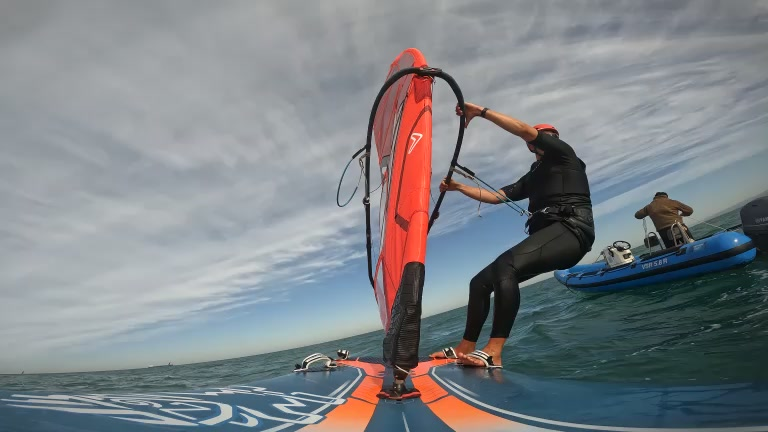
#> input picture turnProcessing/GL030095_frame1.jpg, 768 x 432 px
$ python -i horizonExtract.py   (imports and definitions only)
#> lines starting #> are read from the running program, lines starting #| are printed output that depends on the picture; after the words box and inside, x2 and y2 are one past the last pixel; in counts of white or black regions, pixels touching at a corner belong together
import cv2
import numpy as np
import subprocess
import sys
from datetime import datetime
import json
import ffmpeg
import matplotlib.pyplot as plt
import pandas as pd
from shapely.geometry import Point, Polygon
from itertools import combinations
from scipy.stats import gaussian_kde

# [358 lines left out: functions perpendicular_distance_lines_to_point, find_indices_within_mode_threshold, hough_line_transform, detect_horizon_line, highestDarkPixelWithFillCheck, not called in this run]

def detect_horizon_line_hough(image_grayscaled,threshold=150):
    plot = False
    v = False

    msg = ('`image_grayscaled` should be a grayscale, 2-dimensional image '
        'of shape (height, width).')

    assert image_grayscaled.ndim == 2, msg


    for x in [
        (10,10),
    ]:
        if plot and v:
            plt.imshow(image_grayscaled)
            plt.show()

        if False:
            image_grayscaled = cv2.GaussianBlur(image_grayscaled, (21,21), 5)
            #image_blurred = cv2.blur(image_grayscaled, (15,15))

        _, image_thresholded = cv2.threshold(
            image_grayscaled, thresh=0, maxval=1,
            type=cv2.THRESH_BINARY+cv2.THRESH_OTSU
            )

        _, image_thresholded2 = cv2.threshold(
            image_grayscaled, thresh=threshold, maxval=255,
            type=cv2.THRESH_BINARY_INV
            )

        image_thresholded = image_thresholded - 1

        if plot:
            plt.imshow(image_thresholded2)
            plt.show()

        mask =False
        if mask:
            triangle_points = np.array([
                [0,image_thresholded.shape[0]],
                [270, 351],
                [470, 346],
                [image_thresholded.shape[1],382],
                [image_thresholded.shape[1],image_thresholded.shape[0]]])

            # Fill the triangle on the mask
            masked_image = cv2.fillPoly(image_thresholded, [triangle_points], 255)


        image_closed = cv2.morphologyEx(image_thresholded, cv2.MORPH_CLOSE,
                                kernel=np.ones(x, np.uint8))


        # Define the triangle's vertices

        horizonEdge = dy_of_1_above_thresh_hough(image_closed,20)

        horizonEdgeDialated = cv2.dilate(horizonEdge,(10,10))

        lines = cv2.HoughLines(horizonEdgeDialated,1, np.pi/180,100)

        if plot:
            plt.imshow(masked_image)
            plt.show()

            plt.imshow(horizonEdgeDialated)
            xvec = np.array(range(image_closed.shape[1]))
            if np.any(lines):
                for x in lines:
                    plt.plot(xvec,houghLineFunction(-xvec,x[0,0],np.pi/2-x[0,1]))
            plt.show()


        if np.any(lines):
            avgLine = np.mean(lines,axis=0)
            medianRho = np.median(lines,axis=0)
            if plot:
                plt.imshow(horizonEdgeDialated)
                plt.plot(xvec,houghLineFunction(-xvec,medianRho[0,0],np.pi/2-avgLine[0,1]))
                plt.show()
            return avgLine, True
        return np.array([[np.nan, np.nan]]), False

# [22 lines left out: function dy_of_1_above_thresh, not called in this run]

def dy_of_1_above_thresh_hough(img,thresh):
    dy = np.diff(img,axis=0,append=0)
    result = img.copy()
    result.fill(0)
    for col in range(dy.shape[1]):
        dy_pos = np.ravel(np.where(dy[:,col] > 0))
        if len(dy_pos)==0:
            continue
        dy_pos_under_thresh_ind = np.ravel(np.where(dy_pos < img.shape[0]-thresh))
        if len(dy_pos_under_thresh_ind)==0:
            continue
        result[dy_pos[dy_pos_under_thresh_ind[-1]],col] = 255
    return result

# [192 lines left out: functions draw_hough_line_edge, draw_horizon_lines_split_frames_split, draw_one_line_per_frame, not called in this run]

def hhmmss_to_seconds(hhmmss):
    t = datetime.strptime(hhmmss, "%H:%M:%S")
    return t.hour * 3600 + t.minute * 60 + t.second

# Example Usage
input_video = './PumpDetector/GL010095.LRV'
output_video = 'outpuffff.mp4'
output_csv = "horizoffff.csv"

data = []


houghLineFunction = np.vectorize(lambda x, rho, theta: (rho - x * np.cos(theta)) / np.sin(theta))
inverseHoughLineFunction = np.vectorize(lambda y, rho, theta: (y * np.cos(theta) - rho) / np.sin(theta))
starting_second = 0
frame_count = "00:35:14"

# [1 line not run here, left out]

df = pd.DataFrame(data)

# [1 line not run here, left out]


# todo - add weights to the average of rho, lower = highter weight
# if fail, try with lower threshold

>>> import cv2
>>> picture = cv2.imread('turnProcessing/GL030095_frame1.jpg', cv2.IMREAD_GRAYSCALE)
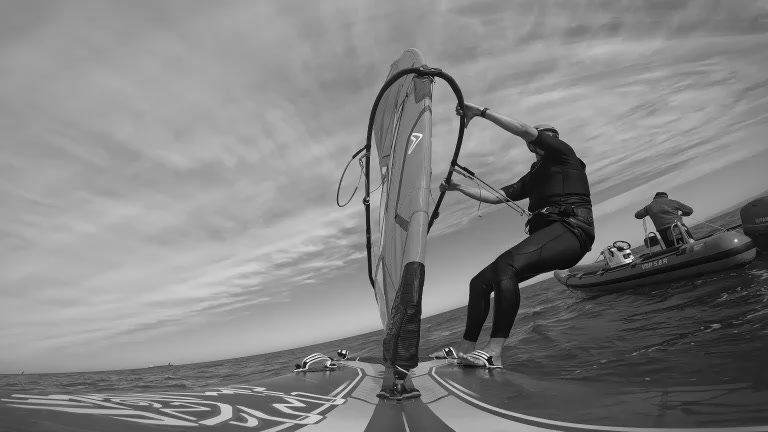
#> picture: shape (432, 768); min 1, max 255, mean 130.4
>>> result = detect_horizon_line_hough(picture)
#> the loop in detect_horizon_line_hough, `for x in [ (10,10), ]:` made 1 pass
#> (avgLine, medianRho) on pass 1: ([[381.9, 1.47]], [[380, 1.47]])
#> pass 1, in detect_horizon_line_hough, `_, image_thresholded = cv2.threshold( image_grayscaled, thresh=0, maxv..`:
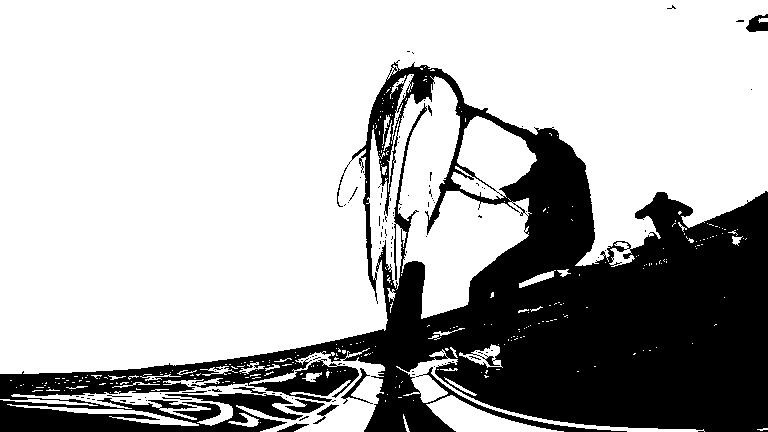
#> image_thresholded: shape (432, 768); values 0 (black) and 1 (white), 70.5% white; 115 black regions (103 under 20 px), largest, box (x1, y1, x2, y2) and area: (0, 60, 768, 432) 96286, (746, 14, 768, 32) 260, (285, 399, 325, 413) 255
#> pass 1, in detect_horizon_line_hough, `_, image_thresholded2 = cv2.threshold( image_grayscaled, thresh=thresh..`:
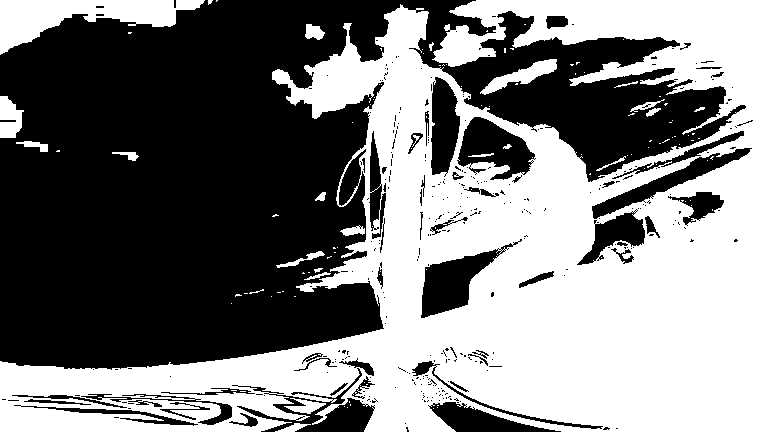
#> image_thresholded2: shape (432, 768); 49% white; 118 white regions (94 under 20 px), largest, box (x1, y1, x2, y2) and area: (0, 0, 768, 432) 153760, (0, 0, 205, 55) 5048, (480, 59, 557, 95) 923
#> pass 1, in detect_horizon_line_hough, `image_closed = cv2.morphologyEx(image_thresholded, cv2.MORPH_CLOSE, ke..`:
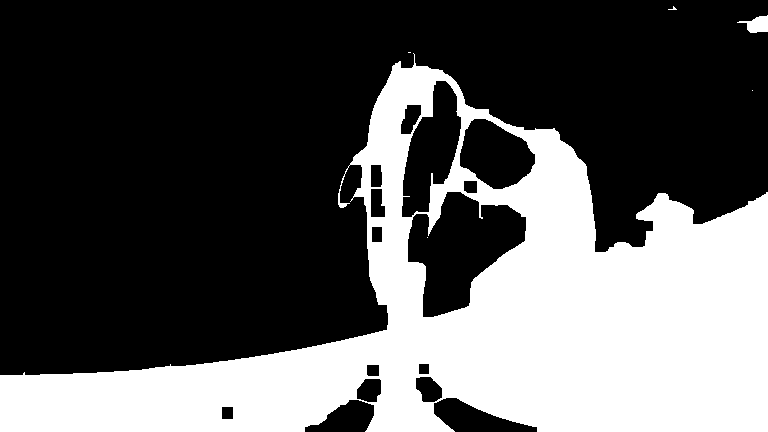
#> image_closed: shape (432, 768); 34.3% white; 6 white regions (4 under 20 px), largest, box (x1, y1, x2, y2) and area: (0, 53, 768, 432) 113465, (737, 15, 768, 33) 319
#> after the loop in detect_horizon_line_hough, `for x in [`:
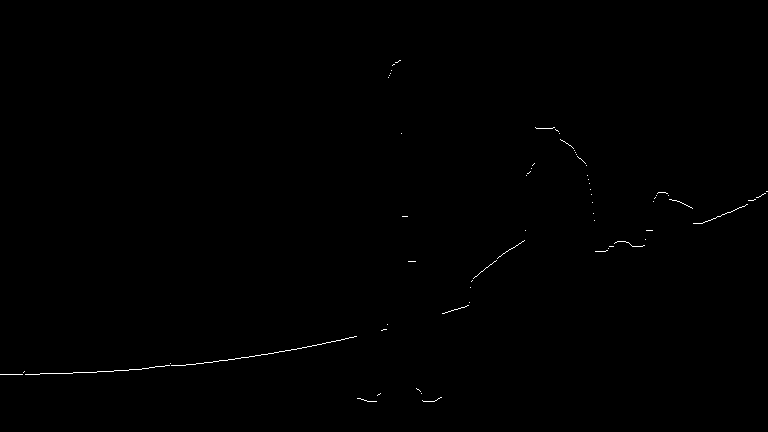
#> horizonEdge: shape (432, 768); 0.23% white in thin lines or dots, all inside (x1, y1, x2, y2) = (0, 60, 768, 402)
#> after the loop in detect_horizon_line_hough, `for x in [`:
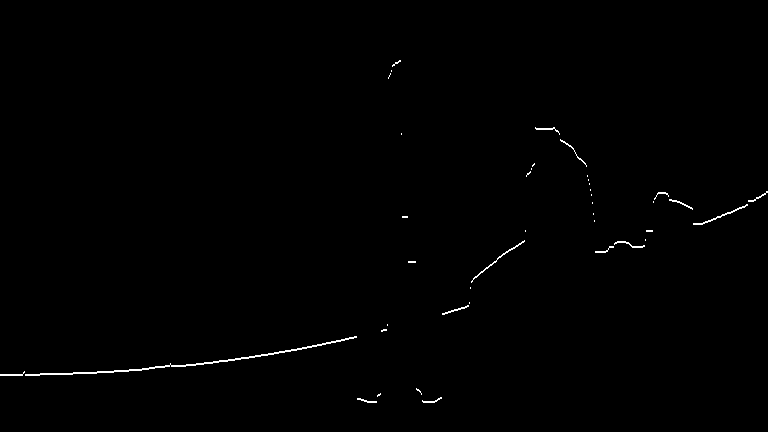
#> horizonEdgeDialated: shape (432, 768); 0.46% white in thin lines or dots, all inside (x1, y1, x2, y2) = (0, 60, 768, 403)
#> result = ([[381.9, 1.47]], True)

$ run again, on turnProcessing/GL030095_frame_01.png
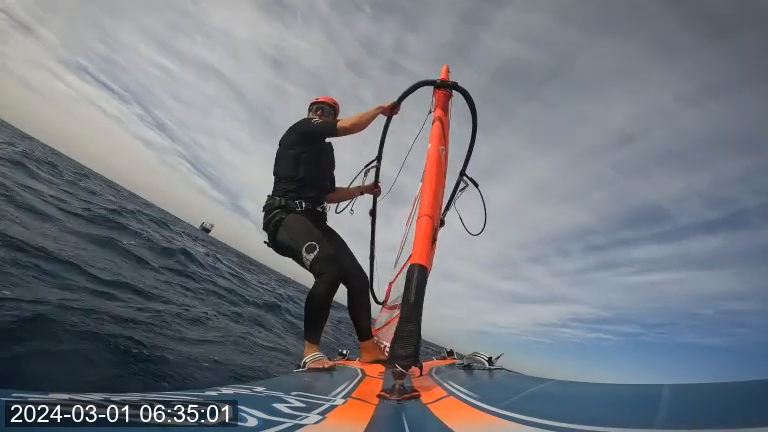
#> input picture turnProcessing/GL030095_frame_01.png, 768 x 432 px
#> the loop in detect_horizon_line_hough, `for x in [ (10,10), ]:` made 1 pass
#> (avgLine, medianRho) on pass 1: ([[247.8, 1.82]], [[241, 1.82]])
#> pass 1, in detect_horizon_line_hough, `_, image_thresholded = cv2.threshold( image_grayscaled, thresh=0, maxv..`:
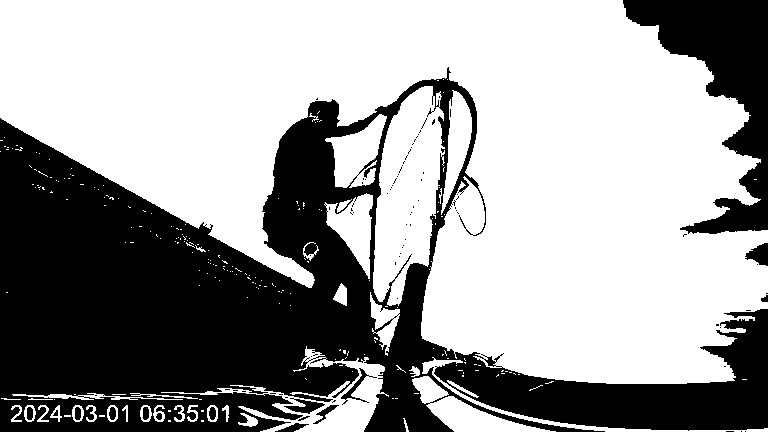
#> image_thresholded: shape (432, 768); values 0 (black) and 1 (white), 61.6% white; 90 black regions (74 under 20 px), largest, box (x1, y1, x2, y2) and area: (0, 67, 768, 432) 112104, (623, 0, 768, 234) 13675, (745, 243, 768, 266) 329
#> after the loop in detect_horizon_line_hough, `for x in [`:
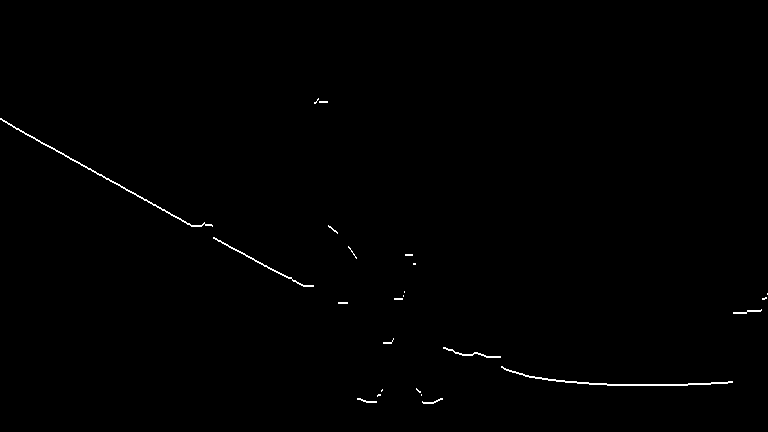
#> horizonEdgeDialated: shape (432, 768); 0.46% white in thin lines or dots, all inside (x1, y1, x2, y2) = (0, 98, 768, 404)
#> result = ([[247.8, 1.82]], True)

$ run again, on turnProcessing/GL030095_frame_02.png
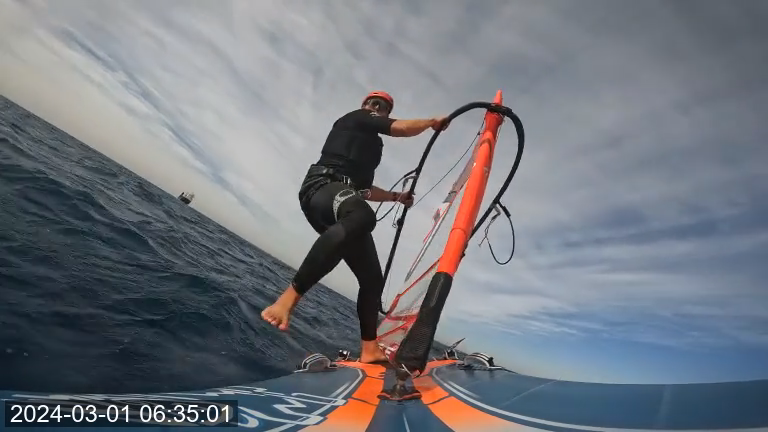
#> input picture turnProcessing/GL030095_frame_02.png, 768 x 432 px
#> the loop in detect_horizon_line_hough, `for x in [ (10,10), ]:` made 1 pass
#> (avgLine, medianRho) on pass 1: ([[251.7, 1.8]], [[362, 1.61]])
#> pass 1, in detect_horizon_line_hough, `_, image_thresholded = cv2.threshold( image_grayscaled, thresh=0, maxv..`:
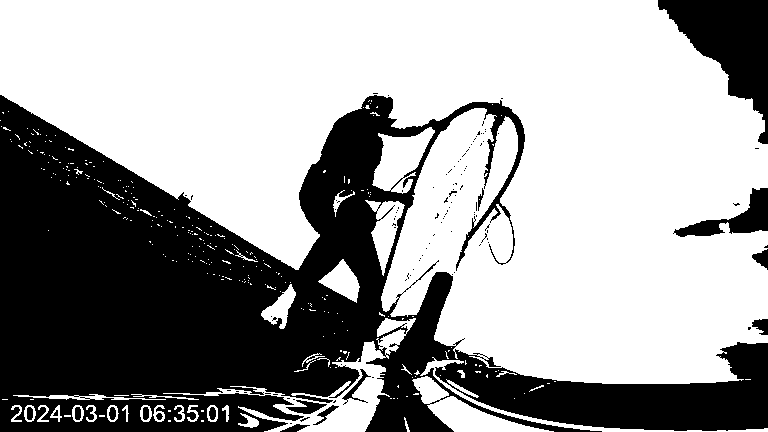
#> image_thresholded: shape (432, 768); values 0 (black) and 1 (white), 62.1% white; 116 black regions (99 under 20 px), largest, box (x1, y1, x2, y2) and area: (0, 95, 768, 432) 115072, (658, 0, 768, 144) 7215, (673, 188, 768, 237) 1718
#> after the loop in detect_horizon_line_hough, `for x in [`:
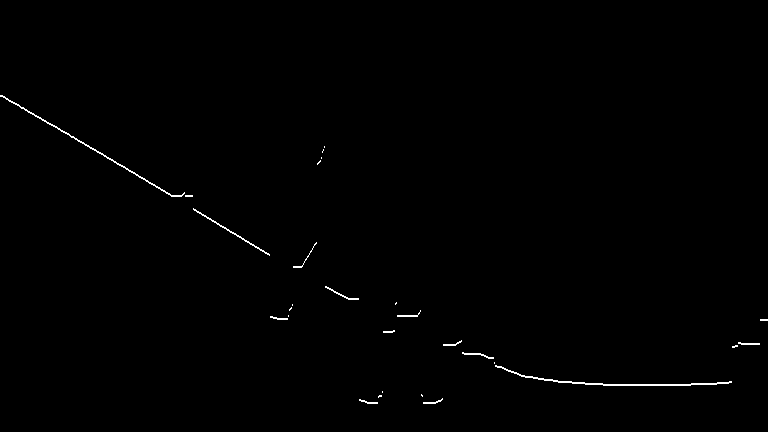
#> horizonEdgeDialated: shape (432, 768); 0.46% white in thin lines or dots, all inside (x1, y1, x2, y2) = (0, 95, 768, 404)
#> result = ([[251.7, 1.8]], True)
